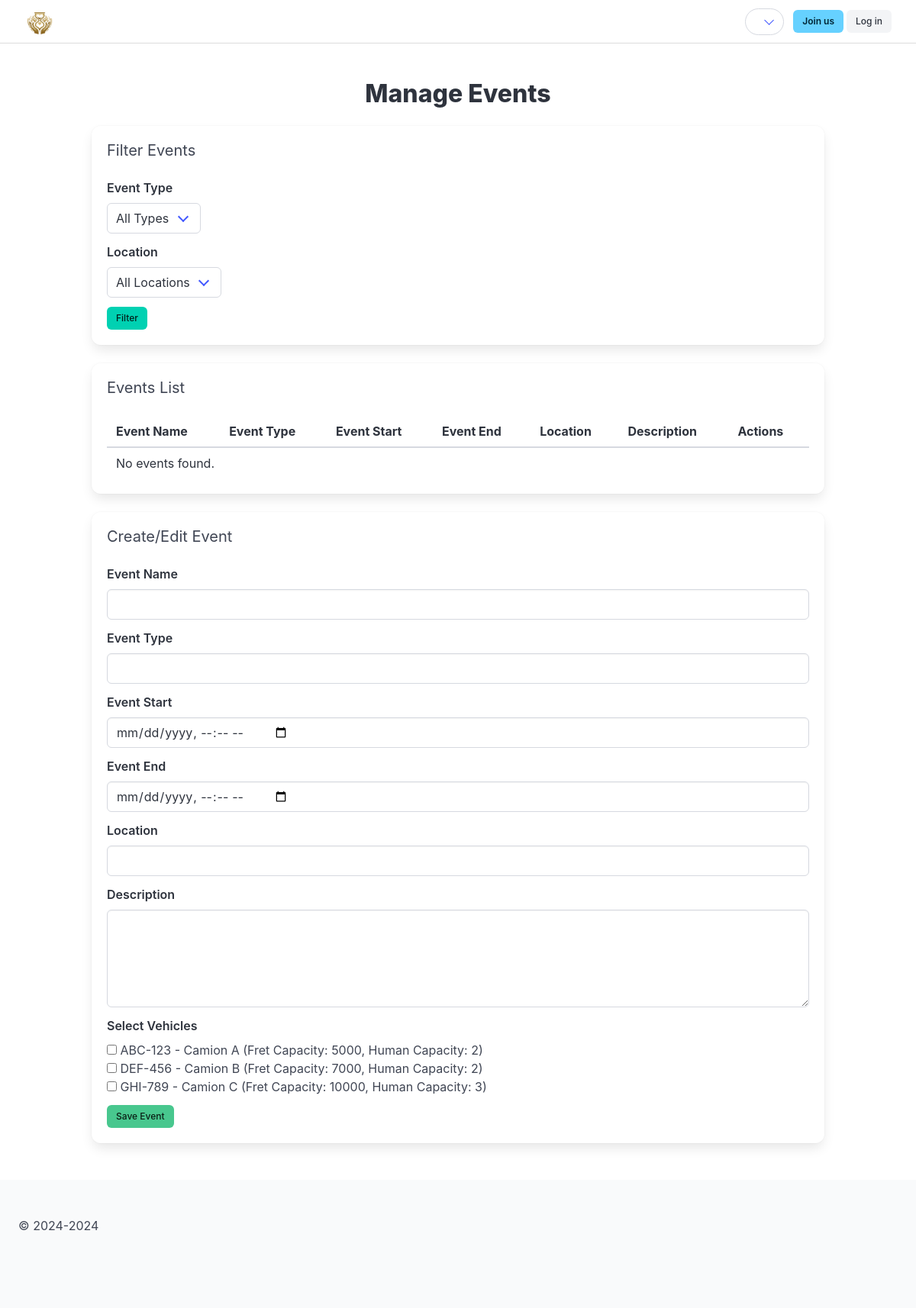
Screenshot of /public/old_events.php with the database file from the repository.
### tables this page shows
CREATE TABLE IF NOT EXISTS vehicles (
    id INT AUTO_INCREMENT PRIMARY KEY,
    id_plate VARCHAR(255) NOT NULL,
    model VARCHAR(255) NOT NULL,
    fret_capacity INT NOT NULL,
    human_capacity INT NOT NULL,
    current_warehouse_id INT,
    FOREIGN KEY (current_warehouse_id) REFERENCES warehouses(id) ON DELETE SET NULL
);

### public/old_events.php (the view, shortened to what this page needs)
<?php
$dsn = 'mysql:host=db;dbname=helix_db;charset=utf8';
$username = 'root';
$password = 'root_password';
try {
    $pdo = new PDO($dsn, $username, $password);
    $pdo->setAttribute(PDO::ATTR_ERRMODE, PDO::ERRMODE_EXCEPTION);
} catch (PDOException $e) {
    die("Database connection failed: " . $e->getMessage());
}
function escape($value)
{
    return htmlspecialchars($value ?? '', ENT_QUOTES, 'UTF-8');
}
function loadTranslations($lang = 'en')
{
    $file = __DIR__ . "/locales/{$lang}.json";
    return [];
}
$lang = 'en';
$translations = loadTranslations($lang);
$filters = [];
$sql = "SELECT * FROM events WHERE 1=1";
$allEventsStmt = $pdo->prepare($sql);
$allEventsStmt->execute($filters);
$allEvents = $allEventsStmt->fetchAll(PDO::FETCH_ASSOC);
$allVehiclesStmt = $pdo->query("SELECT * FROM vehicles");
$allVehicles = $allVehiclesStmt->fetchAll(PDO::FETCH_ASSOC);
?>
<!DOCTYPE html>
<html lang="<?= escape($lang) ?>">
<head>
    <?php
    include_once($_SERVER['DOCUMENT_ROOT'] . '/includes/head.php');
    ?>
    <link rel="stylesheet" href="https://cdn.jsdelivr.net/npm/bulma@1.0.0/css/bulma.min.css">
    <link rel="stylesheet" href="https://cdn.jsdelivr.net/npm/flatpickr/dist/flatpickr.min.css">
</head>
<body>
    <div class="wrapper">
        <?php include_once($_SERVER['DOCUMENT_ROOT'] . '/includes/header.php') ?>
        <main class="section">
            <div class="container">
                <h1 class="title has-text-centered"><?= escape($translations['manage_events'] ?? 'Manage Events') ?></h1>
                <div class="box">
                    <h2 class="subtitle"><?= escape($translations['filter_events'] ?? 'Filter Events') ?></h2>
                    <form method="GET">
                        <div class="field">
                            <label class="label" for="eventTypeFilter"><?= escape($translations['event_type'] ?? 'Event Type') ?></label>
                            <div class="control">
                                <div class="select">
                                    <select id="eventTypeFilter" name="eventType">
                                        <option value=""><?= escape($translations['all_types'] ?? 'All Types') ?></option>
                                    </select>
                                </div>
                            </div>
                        </div>
                        <div class="field">
                            <label class="label" for="locationFilter"><?= escape($translations['location'] ?? 'Location') ?></label>
                            <div class="control">
                                <div class="select">
                                    <select id="locationFilter" name="location">
                                        <option value=""><?= escape($translations['all_locations'] ?? 'All Locations') ?></option>
                                    </select>
                                </div>
                            </div>
                        </div>
                        <div class="control">
                            <button class="button is-primary" type="submit"><?= escape($translations['filter'] ?? 'Filter') ?></button>
                        </div>
                    </form>
                </div>
                <div class="box">
                    <h2 class="subtitle"><?= escape($translations['events_list'] ?? 'Events List') ?></h2>
                    <div class="table-container">
                        <table class="table is-striped is-fullwidth">
                            <thead>
                                <tr>
                                    <th><?= escape($translations['event_name'] ?? 'Event Name') ?></th>
                                    <th><?= escape($translations['event_type'] ?? 'Event Type') ?></th>
                                    <th><?= escape($translations['event_start'] ?? 'Event Start') ?></th>
                                    <th><?= escape($translations['event_end'] ?? 'Event End') ?></th>
                                    <th><?= escape($translations['location'] ?? 'Location') ?></th>
                                    <th><?= escape($translations['description'] ?? 'Description') ?></th>
                                    <th><?= escape($translations['actions'] ?? 'Actions') ?></th>
                                </tr>
                            </thead>
                            <tbody>
                                <?php if (empty($allEvents)) : ?>
                                    <tr>
                                        <td colspan="7"><?= escape($translations['no_events_found'] ?? 'No events found.') ?></td>
                                    </tr>
                                <?php endif; ?>
                            </tbody>
                        </table>
                    </div>
                </div>
                <div class="box">
                    <h2 class="subtitle"><?= escape($translations['create_edit_event'] ?? 'Create/Edit Event') ?></h2>
                    <form method="POST">
                        <div class="field">
                            <label class="label" for="eventName"><?= escape($translations['event_name'] ?? 'Event Name') ?></label>
                            <div class="control">
                                <input class="input" type="text" id="eventName" name="eventName" required>
                            </div>
                        </div>
                        <div class="field">
                            <label class="label" for="eventType"><?= escape($translations['event_type'] ?? 'Event Type') ?></label>
                            <div class="control">
                                <input class="input" type="text" id="eventType" name="eventType" required>
                            </div>
                        </div>
                        <div class="field">
                            <label class="label" for="eventStart"><?= escape($translations['event_start'] ?? 'Event Start') ?></label>
                            <div class="control">
                                <input class="input" type="datetime-local" id="eventStart" name="eventStart" required>
                            </div>
                        </div>
                        <div class="field">
                            <label class="label" for="eventEnd"><?= escape($translations['event_end'] ?? 'Event End') ?></label>
                            <div class="control">
                                <input class="input" type="datetime-local" id="eventEnd" name="eventEnd" required>
                            </div>
                        </div>
                        <div class="field">
                            <label class="label" for="location"><?= escape($translations['location'] ?? 'Location') ?></label>
                            <div class="control">
                                <input class="input" type="text" id="location" name="location" required>
                            </div>
                        </div>
                        <div class="field">
                            <label class="label" for="description"><?= escape($translations['description'] ?? 'Description') ?></label>
                            <div class="control">
                                <textarea class="textarea" id="description" name="description" required></textarea>
                            </div>
                        </div>
                        <div class="field">
                            <label class="label" for="vehicleIds"><?= escape($translations['select_vehicles'] ?? 'Select Vehicles') ?></label>
                            <div class="control">
                                <?php foreach ($allVehicles as $vehicle) : ?>
                                    <label class="checkbox">
                                        <input type="checkbox" name="vehicleIds[]" value="<?= escape($vehicle['id']) ?>">
                                        <?= escape($vehicle['id_plate']) ?> - <?= escape($vehicle['model']) ?> (Fret Capacity: <?= escape($vehicle['fret_capacity']) ?>, Human Capacity: <?= escape($vehicle['human_capacity']) ?>)
                                    </label><br>
                                <?php endforeach; ?>
                            </div>
                        </div>
                        <div class="control">
                            <button class="button is-success" type="submit"><?= escape($translations['save_event'] ?? 'Save Event') ?></button>
                        </div>
                    </form>
                </div>
            </div>
        </main>
        <footer class="footer">
            <p data-translate="footer_text">&copy; 2024-<?= date("Y"), ($translations['footer_text']) ?></p>
        </footer>
    </div>
</body>
</html>

### assets/css/main.css (style rules this page uses)
body { display: flex; flex-direction: column; min-height: 100vh; margin: 0; }
.wrapper { flex: 1; display: flex; flex-direction: column; }
main { flex: 1; }
.footer { flex-shrink: 0; }

### assets/css/footer.css (style rules this page uses)
.footer { --bulma-footer-padding: 3rem 1.5rem 2rem; }

### includes/header.php (style rules this page uses)
body, html { margin: 0; padding: 0; box-sizing: border-box; }
.button { font-size: 0.75rem; }

### rows the page displays
vehicles: id_plate "ABC-123", model "Camion A", fret_capacity "5000", human_capacity "2"
vehicles: id_plate "DEF-456", model "Camion B", fret_capacity "7000", human_capacity "2"
vehicles: id_plate "GHI-789", model "Camion C", fret_capacity "10000", human_capacity "3"

### other values shown
$translations['manage_events'] "Manage Events"
$translations['filter_events'] "Filter Events"
$translations['event_type'] "Event Type"
$translations['location'] "Location"
$translations['filter'] "Filter"
$translations['events_list'] "Events List"
$translations['event_name'] "Event Name"
$translations['event_start'] "Event Start"
$translations['event_end'] "Event End"
$translations['description'] "Description"
$translations['actions'] "Actions"
$translations['no_events_found'] "No events found."
$translations['create_edit_event'] "Create/Edit Event"
$translations['select_vehicles'] "Select Vehicles"
$translations['save_event'] "Save Event"
